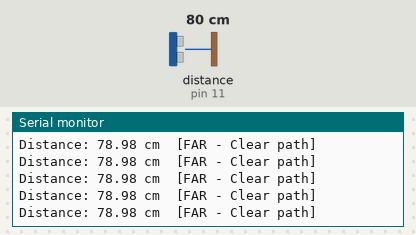
Recording of a sketch running on a simulated Arduino Uno, built with avr-gcc and run on an emulated ATmega328P. Parts: the last lines printed to the serial monitor. Wiring (inferred from the names in the program): ultrasonic range finder: trigger pin 12; echo pin 11. The inputs (shaded band) are chosen by the test bench; at power-on: distance to the obstacle (sensor on pin 11) 80 cm. The echo pulse lasts 58.3 µs per cm.

Above: at 3.2 s.
3.3 s: distance to the obstacle (sensor on pin 11) set to 2 cm
At 3.53 s:
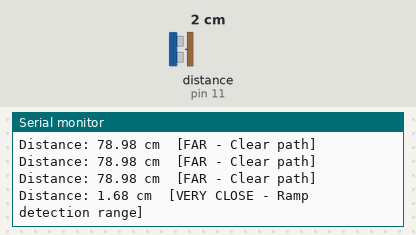
5.3 s: distance to the obstacle (sensor on pin 11) set to 18 cm
At 5.54 s:
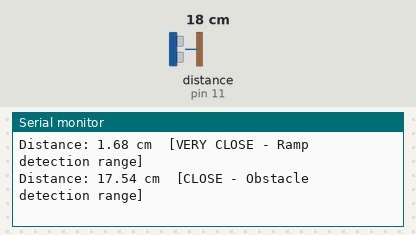
7.1 s: distance to the obstacle (sensor on pin 11) set to 35 cm
At 7.31 s:
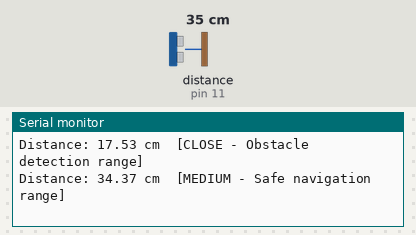
8.8 s: distance to the obstacle (sensor on pin 11) set to 250 cm
At 9.1 s:
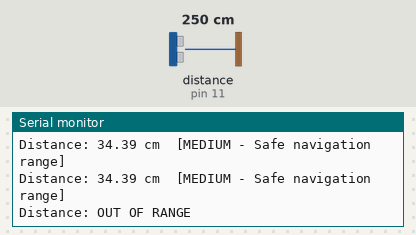
10.9 s: distance to the obstacle (sensor on pin 11) set to 120 cm
At 10.95 s:
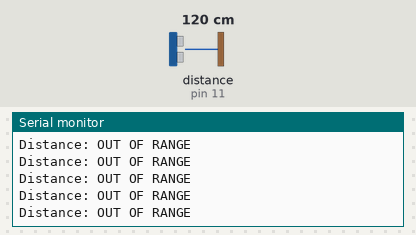
13.9 s: distance to the obstacle (sensor on pin 11) set to 4 cm
At 14.05 s:
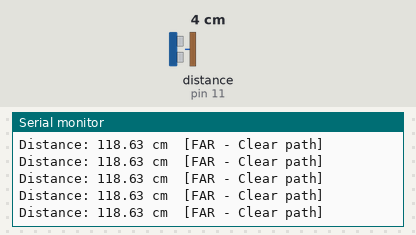

Measured:
- after the input at 3.3 s, the serial monitor: prints a new line after 0.05 s (image 1)
- after the input at 5.3 s, the serial monitor: prints a new line after 0.06 s (image 2)
- after the input at 7.1 s, the serial monitor: prints a new line at once (image 3)
- after the input at 8.8 s, the serial monitor: prints a new line after 0.11 s (image 4)

The sketch:

ultrasonic_calibration.ino
```cpp
/*
 * Ultrasonic Sensor Calibration Sketch
 * Use this to verify distance measurements and set obstacle thresholds
 *
 * Instructions:
 * 1. Upload this sketch
 * 2. Open Serial Monitor (9600 baud)
 * 3. Place objects at known distances (use ruler)
 * 4. Compare measured vs. actual distances
 * 5. Determine appropriate OBSTACLE_DISTANCE threshold
 * 6. Update config.h with calibrated values
 */

// Pin definitions
#define ULTRASONIC_TRIG  12
#define ULTRASONIC_ECHO  11

#define MAX_DISTANCE     200  // Maximum reliable distance in cm

void setup() {
  Serial.begin(9600);
  Serial.println("=== Ultrasonic Sensor Calibration ===");
  Serial.println("Measuring distances continuously");
  Serial.println("Place objects at known distances to verify accuracy");
  Serial.println();

  pinMode(ULTRASONIC_TRIG, OUTPUT);
  pinMode(ULTRASONIC_ECHO, INPUT);

  delay(2000);
  Serial.println("Starting measurements...\n");
}

void loop() {
  // Measure distance
  float distance = measureDistance();

  // Print distance with status
  Serial.print("Distance: ");

  if (distance >= MAX_DISTANCE || distance == 0) {
    Serial.print("OUT OF RANGE");
  } else {
    Serial.print(distance);
    Serial.print(" cm");

    // Add interpretation
    if (distance < 10) {
      Serial.print("\t[VERY CLOSE - Ramp detection range]");
    } else if (distance < 20) {
      Serial.print("\t[CLOSE - Obstacle detection range]");
    } else if (distance < 50) {
      Serial.print("\t[MEDIUM - Safe navigation range]");
    } else {
      Serial.print("\t[FAR - Clear path]");
    }
  }

  Serial.println();

  delay(250);
}

float measureDistance() {
  // Send trigger pulse
  digitalWrite(ULTRASONIC_TRIG, LOW);
  delayMicroseconds(2);
  digitalWrite(ULTRASONIC_TRIG, HIGH);
  delayMicroseconds(10);
  digitalWrite(ULTRASONIC_TRIG, LOW);

  // Measure echo pulse duration (timeout after 30ms)
  long duration = pulseIn(ULTRASONIC_ECHO, HIGH, 30000);

  // Calculate distance in cm
  // Speed of sound = 343 m/s = 0.0343 cm/µs
  // Distance = (duration × 0.0343) / 2
  float distance = duration * 0.034 / 2;

  // Return 0 if timeout or out of range
  if (distance > MAX_DISTANCE || distance == 0) {
    return MAX_DISTANCE;
  }

  return distance;
}

/*
 * CALIBRATION GUIDE:
 *
 * 1. VERIFY ACCURACY:
 *    - Place ruler perpendicular to sensor
 *    - Position object at 10cm, 20cm, 30cm, etc.
 *    - Compare Serial Monitor reading with ruler
 *    - Typical accuracy: ±2cm
 *
 * 2. OBSTACLE DETECTION:
 *    - Test at various distances
 *    - Determine safe stopping distance
 *    - Recommended: 15-25cm for obstacles
 *    - Update OBSTACLE_DISTANCE in config.h
 *
 * 3. RAMP DETECTION:
 *    - Measure distance to ramp base
 *    - Typical: 8-12cm
 *    - Update RAMP_DISTANCE in config.h
 *
 * 4. LIMITATIONS:
 *    - Soft/angled surfaces may absorb sound
 *    - Very small objects might not be detected
 *    - Maximum reliable range: ~200cm
 *    - Minimum reliable range: ~2cm
 *
 * RECOMMENDED CONFIG.H VALUES:
 *
 * #define OBSTACLE_DISTANCE  20   // Stop before hitting obstacles
 * #define RAMP_DISTANCE      10   // Detect ramp approach
 * #define MAX_DISTANCE       200  // Sensor limit
 *
 * TROUBLESHOOTING:
 *
 * - Reading stuck at 0:
 *   → Check wiring (TRIG and ECHO pins)
 *   → Ensure 5V power supply
 *
 * - Erratic readings:
 *   → Add 10µF capacitor across VCC and GND
 *   → Ensure sensor is firmly mounted
 *   → Check for electrical noise from motors
 *
 * - Readings always MAX_DISTANCE:
 *   → Check if object is within 2cm-200cm range
 *   → Ensure object is perpendicular to sensor
 *   → Test with larger, flat surface
 */
```
